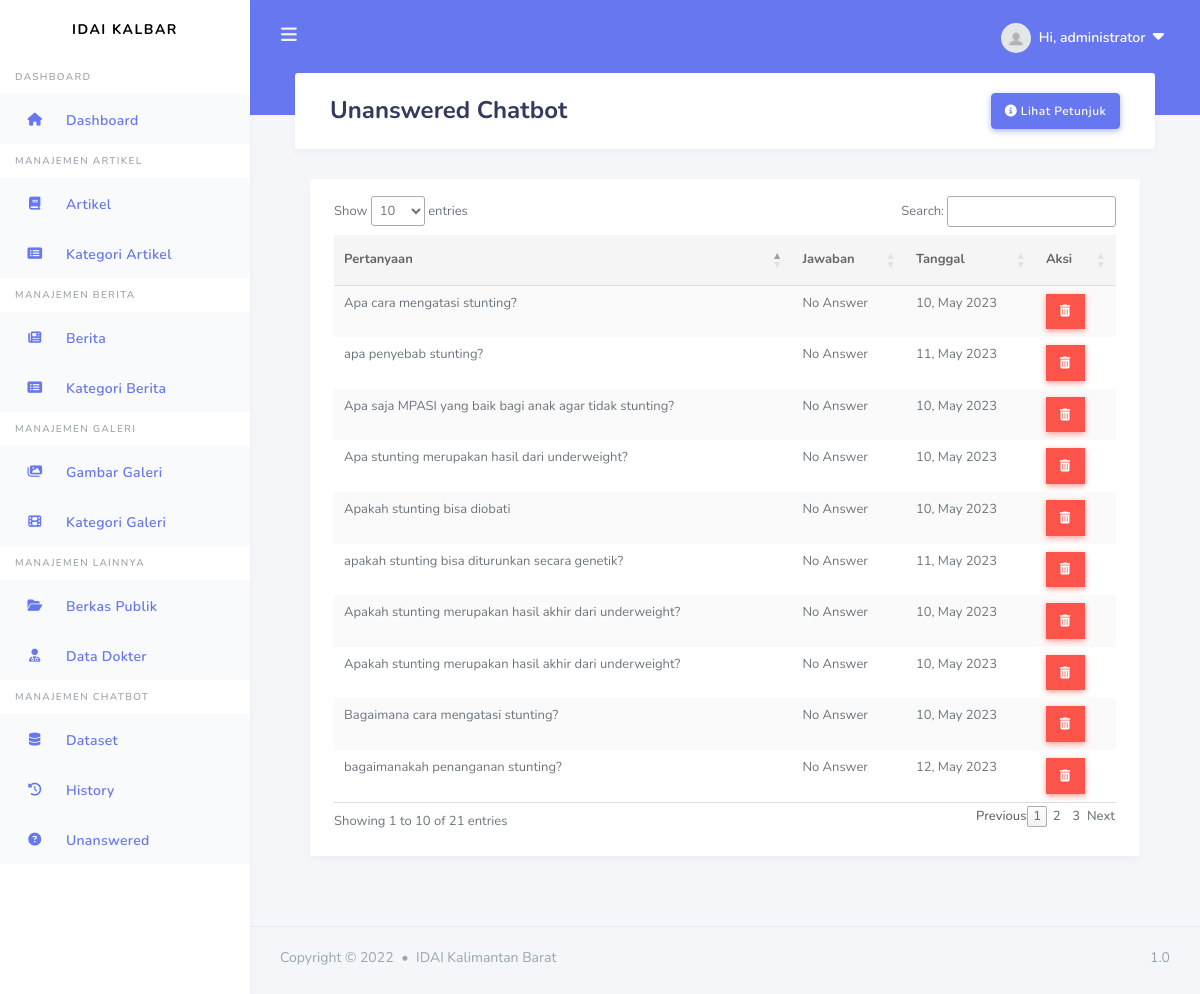
/admin/unanswered (signed in), run on the app's committed database.
### apps/models.py (models this page shows, shortened)
class User(db.Model, UserMixin):
    id = db.Column(db.Integer, primary_key=True)
    username = db.Column(db.String(20), unique=True, nullable=False)
    email = db.Column(db.String(100), unique=True, nullable=False)
    image_file = db.Column(db.String(20), nullable=False, default='default.jpg')
    password = db.Column(db.String(20), nullable=False)
    articles = db.relationship('Article', backref='author', lazy=True)
    news = db.relationship('News', backref='author', lazy=True)
    galleries = db.relationship('Gallery', backref='author', lazy=True)
    image_galleries = db.relationship('Images_Gallery', backref='author', lazy=True)
    berkas = db.relationship('DataDokter', backref='owner', lazy=True, uselist=False)
    roles_id = db.Column(db.Integer, db.ForeignKey('roles.id'), nullable=False, default=2)

class Message(db.Model):
    id = db.Column(db.Integer, primary_key=True)
    question = db.Column(db.String(300))
    status_data = db.Column(db.Boolean, default=False)
    response = db.Column(db.String(300), default="No Answer")
    date_posted = db.Column(db.DateTime, default=datetime.now())

### apps/chatbot/routes.py (the view)
@chatbot.route("/admin/unanswered")
@login_required
def unans_chat():
    messages = Message.query.filter_by(status_data=False).all()
    return render_template('users/admin/chatbot/unanswered.html', messages=messages, title='Unanswered Chatbot')

### apps/models.py (called while the page is built)
@login_manager.user_loader
def load_user(user_id):
    return User.query.get(int(user_id))

### apps/templates/users/admin/chatbot/unanswered.html (shortened to what this page needs)
{% extends "layouts/base_dashboard.html" %}
{% block header %}
<div class="container">
    <h1> {{ title }}</h1>
    <button type="button" class="btn btn-primary float-right" data-toggle="modal" data-target="#modalll">
        <i class="fa-solid fa-circle-info"></i>&nbsp;Lihat Petunjuk
    </button>
</div>
{% endblock header %}
{% block content %}
<div class="container">
    <div class="row">
      <div class="col-12 col-md-12 col-lg-12">
        <div class="card">
          <section class="section m-4">
            <table id="data" class="table table-striped table-hover">
                <thead>
                    <tr>
                        <th scope="col">Pertanyaan</th>
                        <th scope="col">Jawaban</th>
                        <th scope="col">Tanggal</th>
                        <th scope="col">Aksi</th>
                    </tr>
                    </thead>
                    <tbody>
                    {% for m in messages %}
                    <tr>
                        <td>{{ m.question }}</td>
                        <td>{{ m.response }}</td>
                        <td>{{ m.date_posted.strftime("%d, %B %Y") }}</td>
                        <td>
                            <div>
                                <button class="btn btn-danger btn-md rounded-0" type="button" data-placement="top" title="Delete" data-toggle="modal" data-target="#deleteModal{{m.id}}"><i class="fa-solid fa-trash-can"></i></button>
                            </div>
                        </td>
                    </tr>
                    {% endfor %}
                    </tbody>
            </table>
          </section>
        </div>
      </div>
    </div>
</div>
{% endblock content%}

### apps/templates/includes/header.html (shortened to what this page needs)
<div class="navbar-bg"></div>
    <nav class="navbar navbar-expand-lg main-navbar">
      <form class="form-inline mr-auto">
        <ul class="navbar-nav mr-3">
          <li><a href="#" data-toggle="sidebar" class="nav-link nav-link-lg"><i class="fas fa-bars"></i></a></li>
        </ul>
      </form>
      <ul class="navbar-nav navbar-right">
        <li class="dropdown"><a href="#" data-toggle="dropdown" class="nav-link notification-toggle nav-link-lg nav-link-user"><img src="{{ url_for ('static', filename='assets/img/profile_pics/default.jpg') }}" alt="" class="rounded-circle mr-1">
          <div class="d-sm-none d-lg-inline-block">Hi, {{ current_user.username}} &nbsp;<small><i class="fa-solid fa-caret-down"></i></small></div></a>
        </li>
      </ul>
    </nav>

### data on the page
User: username "administrator"
Message: question "Apa saja MPASI yang baik bagi anak agar tidak stunting?", response "No Answer", date_posted "10, May 2023"
Message: question "Apakah stunting merupakan hasil akhir dari underweight?", response "No Answer", date_posted "10, May 2023"
Message: question "Apakah stunting merupakan hasil akhir dari underweight?", response "No Answer", date_posted "10, May 2023"
Message: question "Apa stunting merupakan hasil dari underweight?", response "No Answer", date_posted "10, May 2023"
Message: question "Bagaimana cara mengatasi stunting?", response "No Answer", date_posted "10, May 2023"
Message: question "Apa cara mengatasi stunting?", response "No Answer", date_posted "10, May 2023"
Message: question "Apakah stunting bisa diobati", response "No Answer", date_posted "10, May 2023"
Message: question "apakah stunting bisa diturunkan secara genetik?", response "No Answer", date_posted "11, May 2023"
Message: question "apa penyebab stunting?", response "No Answer", date_posted "11, May 2023"
Message: question "bagaimanakah penanganan stunting?", response "No Answer", date_posted "12, May 2023"

### other printed values
{{ title }} "Unanswered Chatbot"
